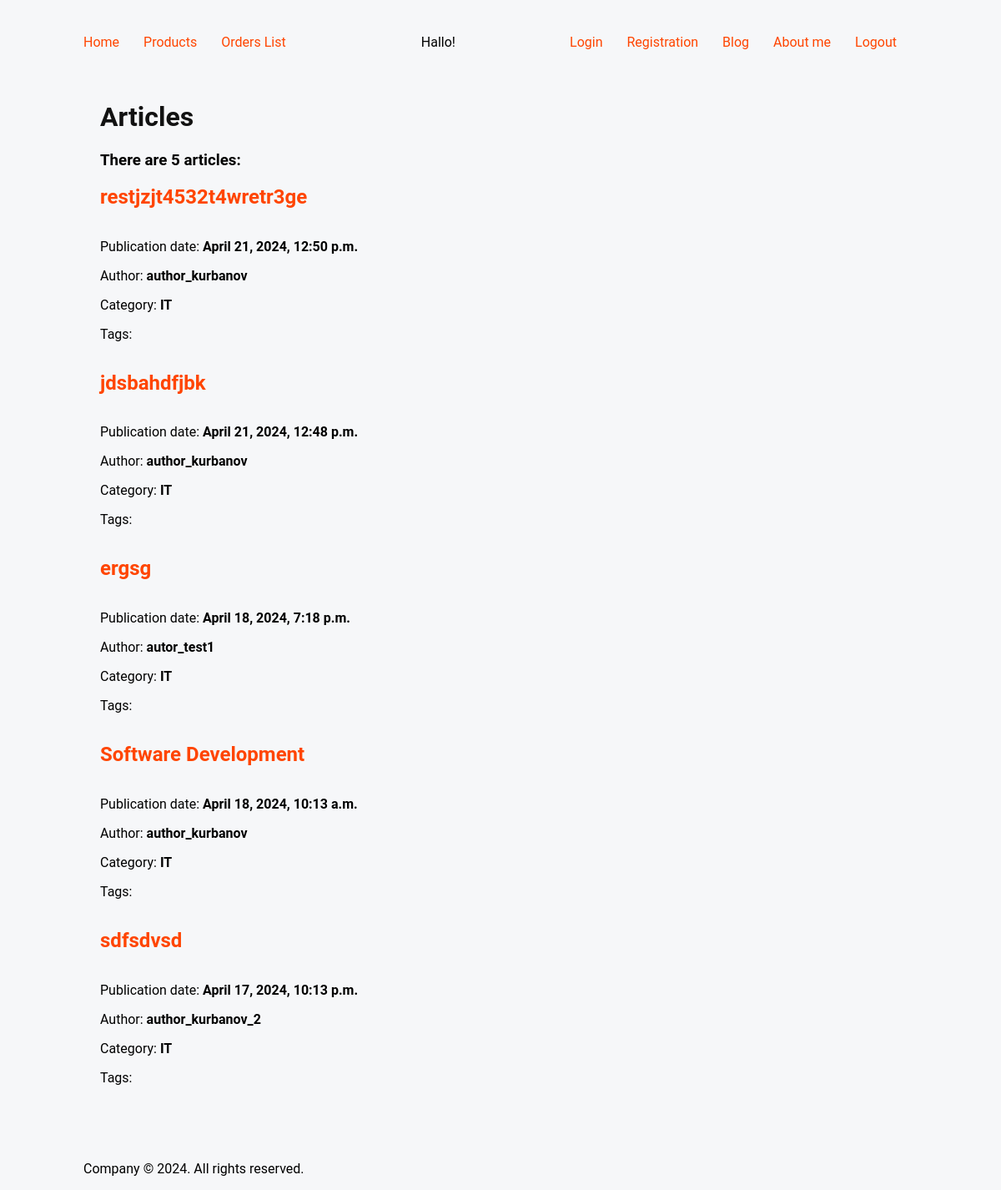
The page /blogapp/articles/ on the database its author committed.
### blogapp/models.py (models this page shows, shortened)
class Article(models.Model):
    title = models.CharField(_("Title"), max_length=200)
    content = models.TextField(_("Content"))
    pub_date = models.DateTimeField(_("Publication Date"), null=True, blank=True)
    last_modified = models.DateTimeField(_("Last Modified"), auto_now=True)
    author = models.ForeignKey('Author', verbose_name=_("Author"), on_delete=models.CASCADE)
    category = models.ForeignKey('Category', verbose_name=_("Category"), on_delete=models.CASCADE)
    tags = models.ManyToManyField('Tag', verbose_name=_("Tags"), blank=True)
    class Meta:
        verbose_name = _("Article")
        verbose_name_plural = _("Articles")
        ordering = ['-pub_date']

class Author(models.Model):
    user = models.OneToOneField(User, on_delete=models.CASCADE)
    bio = models.TextField()

class Category(models.Model):
    name = models.CharField(max_length=60)

### blogapp/views.py (the view)
# urls.py: path('articles/', ArticlesListView.as_view(), name='articles'),
class ArticlesListView(ListView):
    model = Article
    template_name = 'blogapp/article_list.html'
    context_object_name = 'articles'
    queryset = (Article.objects.select_related('author', 'category')
                .prefetch_related('tags').defer('content').filter(pub_date__isnull=False))

### blogapp/templates/blogapp/article_list.html (shortened to what this page needs)
{% extends 'accounts/base.html' %}
{% load i18n %}
{% load static %}
{% block body %}
  <div class="container">
    <h1 class="">{% translate 'Articles'%}</h1>
        <div>
          {% if articles %}
	        <div>
	        </div>
            {% for article in articles %}
              <div>
                  <div>
						<div class="product-details">
							<h2 class="card-title product-title">
								<a href="{% url 'blogapp:article_details' pk=article.pk %}" class="text-dark">{{ article.title }}</a>
							</h2>
						</div>
	                   <p>{% translate 'Publication date:'%} <b>{{ article.pub_date }}</b></p>
	                   <p>{% translate 'Author:'%} <b>{% firstof article.author.user user.username %}</b></p>
	                   <p>{% translate 'Category:'%} <b>{{ article.category.name }}</b></p>
	                  <p>Tags:
	                  </p>
	                  <br>
                  </div>
              </div>
            {% endfor %}
          {% endif %}
        </div>
  </div>
{% endblock %}

### accounts/templates/accounts/base.html (shortened to what this page needs)
{% load static %}
<!DOCTYPE html>
<html lang="en">
<head>
    <link rel="stylesheet" href="{% static 'css/main.css' %}">
    <link rel="stylesheet" href="{% static 'css/login.css' %}">
    <link rel="stylesheet" href="{% static 'css/create-product.css' %}">
    <link rel="stylesheet" href="{% static 'css/create-order.css' %}">
</head>
<body>
<header>
	<div class="fixed-container">
		<div class="header-links">
			<a href="{% url 'shopapp:index' %}">Home</a>
			<a href="{% url 'shopapp:products_list' %}">Products</a>
			<a href="{% url 'shopapp:orders_list' %}">Orders List</a>
		</div>
		<div class="header-links">
			  {% if user.is_authenticated %}
			        Hallo user
				  <a href="{% url 'accounts:about-me' %}"><b>{{ user.username }}</b></a>
			  {% else %}
					Hallo!</b>
			{% endif %}
		</div>
		<div class="header-links">
			<a href="{% url 'accounts:login' %}">Login</a>
			<a href="{% url 'accounts:register' %}">Registration</a>
			<a href="{% url 'blogapp:articles' %}">Blog</a>
			<a href="{% url 'accounts:about-me' %}">About me</a>
			<a href="{% url 'accounts:logout' %}">Logout</a>
		</div>
	</div>
</header>
<div class="fixed-container">
{% block body %}
{% endblock %}
</div>
{% block footer %}
<footer>
	<br>
    <div class="footer">
        <div class="fixed-container">
            <p> Company © 2024. All rights reserved.</p>
        </div>
    </div>
</footer>
{% endblock %}
</body>
</html>

### shopapp/static/css/main.css (style rules this page uses)
* { font-family: 'Roboto', sans-serif; }
html, body { margin: 0; padding: 0; background-color: #f6f7f9; }
header { height: 100px; padding: 0 40px; }
header > div { display: flex; justify-content: space-between; align-items: center; margin-right: 10px; }
header .header-links a { margin-right: 25px; }
header .fixed-container { display: flex; justify-content: space-between; margin-bottom: 30px; }
.fixed-container { max-width: 1000px; height: 100%; margin-left: auto; margin-right: auto; }
a { color: orangered; text-decoration: none; }
body { text-align: start; }
h1 { color: #121212; }
.container { margin: 20px; }
.product-details { display: inline-block; vertical-align: top; }
.product-title { margin-top: 0; }

### rows shown on the page
Article: title "restjzjt4532t4wretr3ge", pub_date "April 21, 2024, 12:50 p.m.", author.username "author_kurbanov", category.name "IT"
Article: title "jdsbahdfjbk", pub_date "April 21, 2024, 12:48 p.m.", author.username "author_kurbanov", category.name "IT"
Article: title "ergsg", pub_date "April 18, 2024, 7:18 p.m.", author.username "autor_test1", category.name "IT"
Article: title "Software Development", pub_date "April 18, 2024, 10:13 a.m.", author.username "author_kurbanov", category.name "IT"
Article: title "sdfsdvsd", pub_date "April 17, 2024, 10:13 p.m.", author.username "author_kurbanov_2", category.name "IT"
